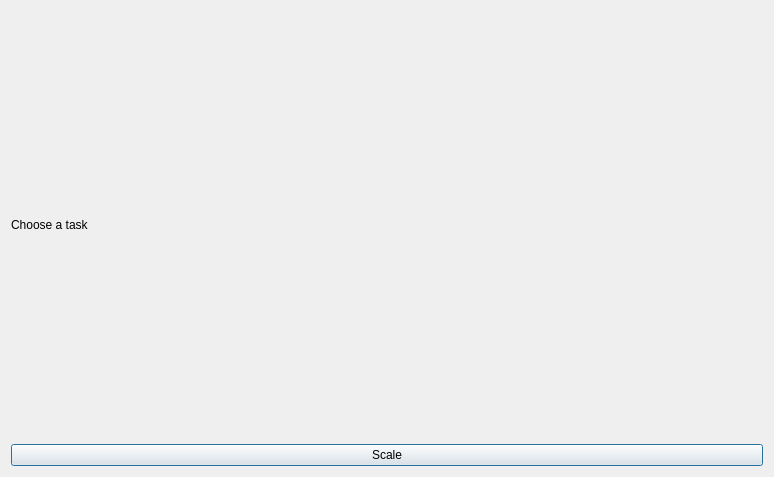
<?xml version="1.0" encoding="UTF-8"?>
<ui version="4.0">
 <class>Maps</class>
 <widget class="QDialog" name="Maps">
  <property name="geometry">
   <rect>
    <x>0</x>
    <y>0</y>
    <width>774</width>
    <height>477</height>
   </rect>
  </property>
  <property name="windowTitle">
   <string>Maps</string>
  </property>
  <layout class="QVBoxLayout" name="verticalLayout">
   <item>
    <widget class="QLabel" name="label">
     <property name="text">
      <string>Choose a task</string>
     </property>
    </widget>
   </item>
   <item>
    <widget class="QPushButton" name="Scale">
     <property name="text">
      <string>Scale</string>
     </property>
    </widget>
   </item>
  </layout>
 </widget>
 <resources/>
 <connections/>
</ui>
